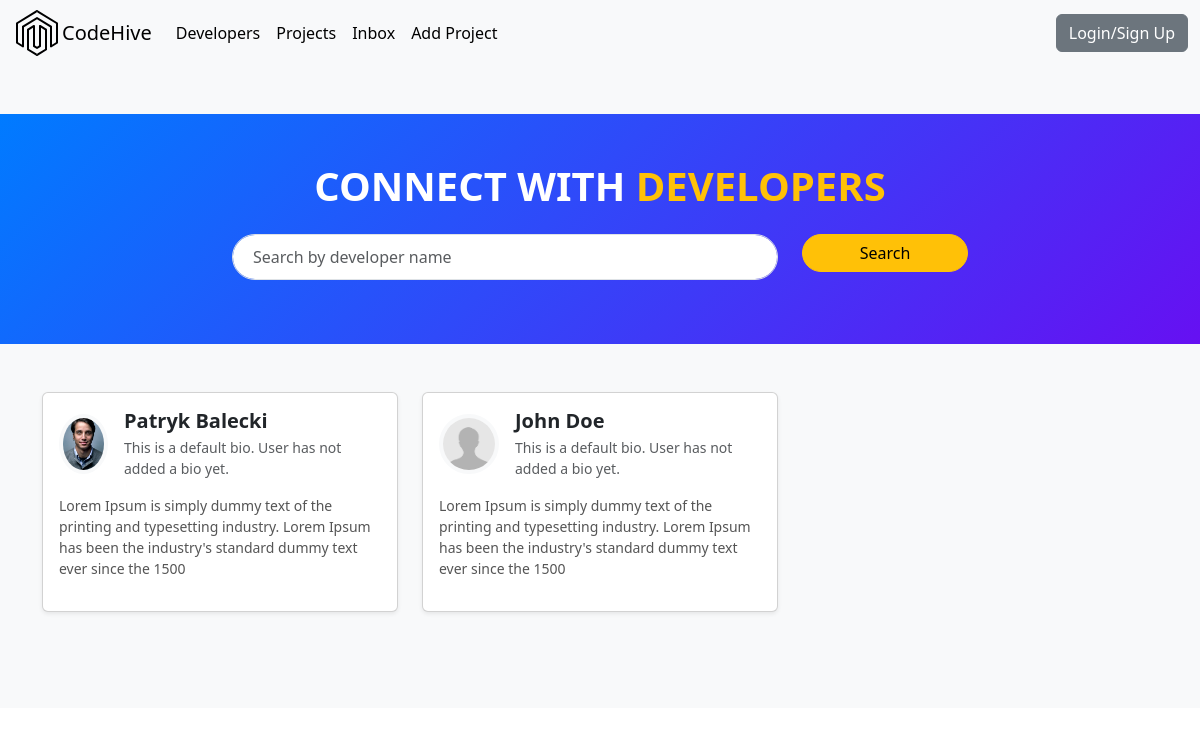
/, run on an earlier commit of the app's database.
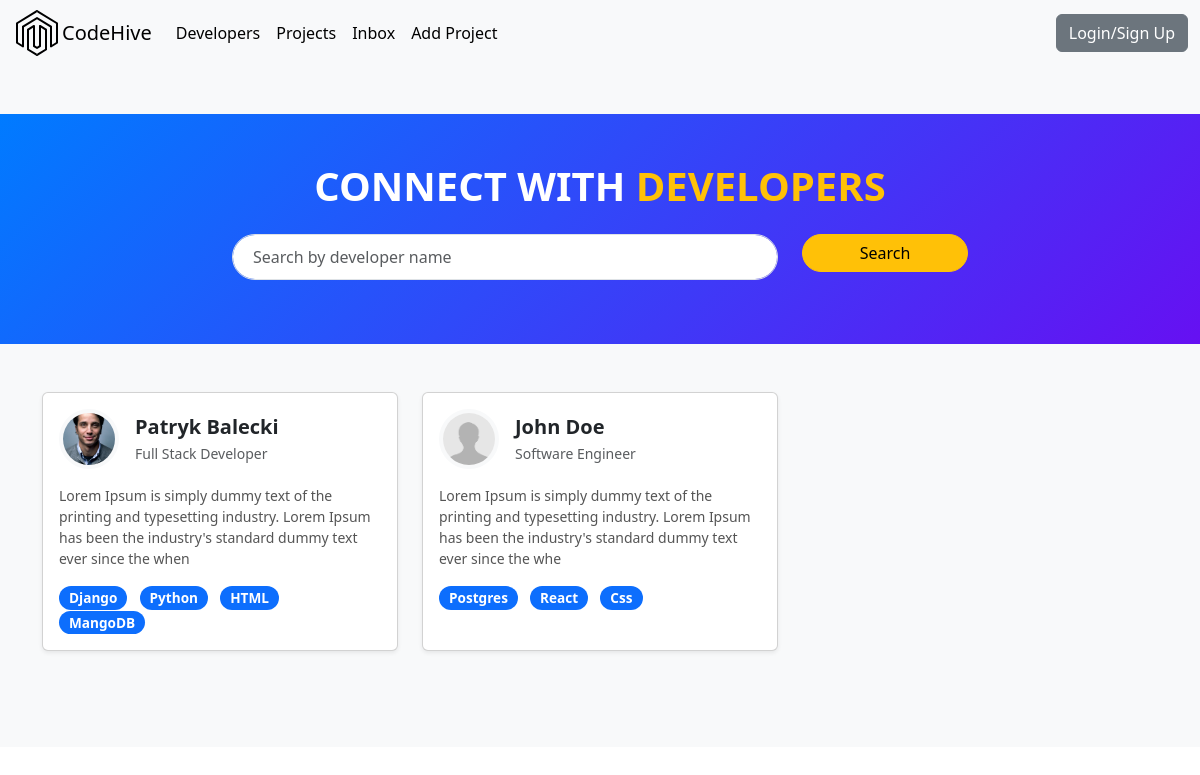
And on a later commit of the database.
### users/models.py (models this page shows, shortened)
class Profile(models.Model):
    user = models.OneToOneField(User, on_delete=models.CASCADE, null=True, blank=True)
    name = models.CharField(max_length=200, blank=True, null=True)
    email = models.EmailField(max_length=500, blank=True, null=True)
    username = models.CharField(max_length=200, blank=True, null=True)
    location = models.CharField(max_length=200, blank=True, null=True, default="Earth")
    short_intro = models.CharField(max_length=200, blank=True, null=True, default="This is a default bio. User has not added a bio yet.")
    bio = models.TextField(blank=True, null=True)
    profile_image = models.ImageField(null=True, blank=True, upload_to='profiles/', default="profiles/user-default.jpg")
    social_github = models.CharField(max_length=200, blank=True, null=True)
    social_twitter = models.CharField(max_length=200, blank=True, null=True)
    social_linkedin = models.CharField(max_length=200, blank=True, null=True)
    social_youtube = models.CharField(max_length=200, blank=True, null=True)
    social_website = models.CharField(max_length=200, blank=True, null=True)
    created = models.DateTimeField(auto_now_add=True)
    id = models.UUIDField(default=uuid.uuid4, unique=True, primary_key=True, editable=False)

class Skill(models.Model):
    owner = models.ForeignKey(
        Profile, on_delete=models.CASCADE, null=True, blank=True)
    name = models.CharField(max_length=200, blank=True, null=True)
    description = models.TextField(null=True, blank=True)
    created = models.DateTimeField(auto_now_add=True)
    id = models.UUIDField(default=uuid.uuid4, unique=True, primary_key=True, editable=False)
    def __str__(self):
        return str(self.name)

### users/views.py (the view)
# urls.py: path('', views.profiles, name="profiles"),
def profiles(request):
    profiles = Profile.objects.all()
    context = {'profiles': profiles}
    return render(request, 'users/profiles.html', context)

### users/templates/users/profiles.html
{% extends 'main.html' %}
{% block content %}
<main class="home py-5 bg-light">
    <section class="hero-section text-center py-5 bg-primary text-white">
        <div class="container">
            <div class="hero-section-box mb-4">
                <h2>CONNECT WITH <span class="text-warning">DEVELOPERS</span></h2>
            </div>
            <div class="hero-section-search">
                <form id="search-form" class="form row justify-content-center" action="{% url 'profiles' %}" method="get">
                    <div class="col-md-6 mb-3">
                        <input class="form-control" id="formInput#search" type="text" name="search_query"
                            value="{{search_query}}" placeholder="Search by developer name" />
                    </div>
                    <div class="col-md-2">
                        <input class="btn btn-warning w-100" type="submit" value="Search" />
                    </div>
                </form>
            </div>
        </div>
    </section>
    <section class="dev-list py-5">
        <div class="container">
            <div class="row g-4">
                {% for profile in profiles %}
                <div class="col-md-4">
                    <div class="card h-100 shadow-sm">
                        <a href="{% url 'user-profile' profile.id %}" class="text-decoration-none text-dark">
                            <div class="card-body">
                                <div class="d-flex align-items-center mb-3">
                                    <img class="avatar rounded-circle me-3" src="{{ profile.profile_image.url }}" alt="image"
                                        style="width: 60px; height: 60px;" />
                                    <div class="dev-meta">
                                        <h5 class="mb-1">{{ profile.name }}</h5>
                                        <p class="text-muted small mb-0">{{ profile.short_intro|slice:"60" }}</p>
                                    </div>
                                </div>
                                <p class="dev-info small  mb-3">{{ profile.bio|slice:"150" }}</p>
                                <div class="dev-skills">
                                    {% for skill in profile.skill_set.all|slice:"5" %}
                                    <span class="badge bg-primary me-2">{{ skill }}</span>
                                    {% endfor %}
                                </div>
                            </div>
                        </a>
                    </div>
                </div>
                {% endfor %}
            </div>
        </div>
    </section>
</main>
{% endblock content%}

### templates/main.html (shortened to what this page needs)
<!DOCTYPE html>
{% load static %}
<html lang="en">
<head>
    <link rel="stylesheet" type="text/css" media="screen" href='{% static "styles/main.css"%}'>
    <link href="https://cdn.jsdelivr.net/npm/bootstrap@5.3.3/dist/css/bootstrap.min.css" rel="stylesheet"
>
</head>
<body>
    {% include 'navbar.html' %}
    {% block content %}
    {% endblock content %}
</body>
</html>

### templates/navbar.html (shortened to what this page needs)
{% load static %}
<nav class="navbar navbar-expand-lg bg-body-tertiary ju">
    <div class="container-fluid">
        <img src="{% static 'images/logo.svg' %} " alt="CodeHive Logo" width="50" height="50" class="d-inline-block align-text-top" />
        <a class="navbar-brand" href="{% url 'profiles' %}">CodeHive</a>
      <div class="collapse navbar-collapse" id="navbarSupportedContent">
        <ul class="navbar-nav me-auto mb-2 mb-lg-0">
            <li class="nav-item">
                <a class="nav-link active" aria-current="page" href="{% url 'profiles' %}">Developers</a>
            </li>
            <li class="nav-item">
                <a class="nav-link active" aria-current="page" href="{% url 'projects' %}">Projects</a>
            </li>
            <li class="nav-item">
                <a class="nav-link active" aria-current="page" href="#">Inbox</a>
            </li>
            <li class="nav-item">
                <a class="nav-link active" aria-current="page" href="{% url 'create-project' %}">Add Project</a>
            </li>
        </ul>
          <button href="" class="btn btn-secondary navbar-btn">Login/Sign Up</button>
      </div>
    </div>
  </nav>

### static/styles/main.css (style rules this page uses)
.card { border-radius: 10px; overflow: hidden; transition: transform 0.2s ease, box-shadow 0.2s ease; }
.btn { border-radius: 20px; }
.hero-section { background: linear-gradient(135deg, #007bff, #6610f2); color: #fff; text-transform: uppercase; }
.hero-section-box h2 { font-size: 2.5rem; font-weight: 700; }
.hero-section-search .form-control { border-radius: 30px; padding: 10px 20px; font-size: 1rem; }
.hero-section-search .btn { border-radius: 30px; }
.dev-list { background-color: #f8f9fa; }
.card { border: none; border-radius: 10px; transition: transform 0.3s ease, box-shadow 0.3s ease; }
.card-body { padding: 20px; }
.avatar { width: 60px; height: 60px; object-fit: cover; }
.dev-meta h5 { font-size: 1.25rem; font-weight: 600; }
.dev-info { font-size: 0.95rem; color: #555; }
.dev-skills .badge { font-size: 0.85rem; padding: 5px 10px; border-radius: 20px; }
.avatar { object-fit: cover; border: 4px solid #f8f9fa; }
.badge { font-size: 0.85rem; padding: 5px 10px; }

What changed in the data, as far as the page shows it:
changed Profile "Patryk Balecki": short_intro "This is a default bio. User has not added a bio yet." → "Full Stack Developer"; bio "Lorem Ipsum is simply dummy text of the printing and typesetting industry. Lorem Ipsum has been the industry's standard dummy text ever since the 1500" → "Lorem Ipsum is simply dummy text of the printing and typesetting industry. Lorem Ipsum has been the industry's standard dummy text ever since the when"
added Skill: name "Django", shown under Profile "Patryk Balecki"
added Skill: name "Python", shown under Profile "Patryk Balecki"
added Skill: name "HTML", shown under Profile "Patryk Balecki"
added Skill: name "MangoDB", shown under Profile "Patryk Balecki"
changed Profile "John Doe": short_intro "This is a default bio. User has not added a bio yet." → "Software Engineer"; bio "Lorem Ipsum is simply dummy text of the printing and typesetting industry. Lorem Ipsum has been the industry's standard dummy text ever since the 1500" → "Lorem Ipsum is simply dummy text of the printing and typesetting industry. Lorem Ipsum has been the industry's standard dummy text ever since the whe"
added Skill: name "Postgres", shown under Profile "John Doe"
added Skill: name "React", shown under Profile "John Doe"
added Skill: name "Css", shown under Profile "John Doe"
